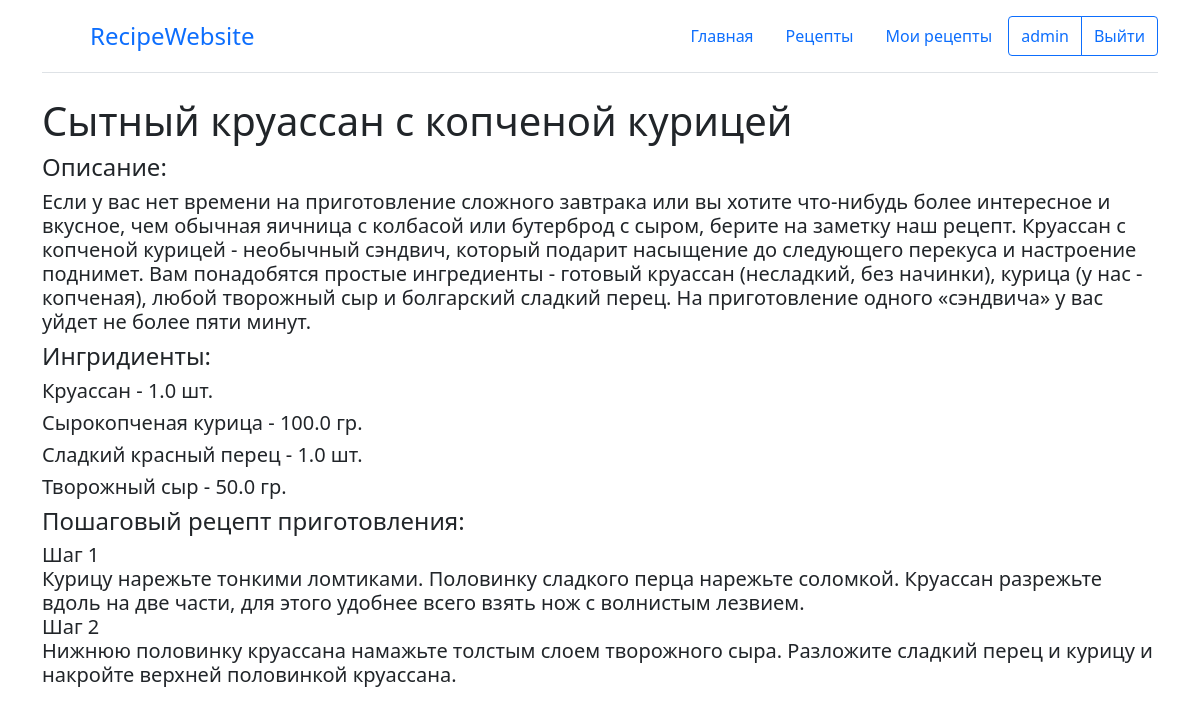
/recipe/2 (signed in), run on the app's committed database.
### User/models.py (models this page shows)
class User(AbstractUser):
    phone_number = models.CharField(max_length=10, blank=True, null=True)

### Recipe/models.py (models this page shows, shortened)
class Recipe(models.Model):
    name = models.CharField(max_length=100)
    user = models.ForeignKey(user, on_delete=models.CASCADE)
    description = models.TextField()
    ingredients = models.ManyToManyField(Product, through="Ingredient")
    steps = models.TextField()

class Ingredient(models.Model):
    product = models.ForeignKey(Product, on_delete=models.CASCADE)
    recipe = models.ForeignKey(Recipe, on_delete=models.CASCADE)
    quantity = models.FloatField()
    unit = models.CharField(max_length=50)
    class Meta:
        unique_together = ("product", "recipe")
    def __str__(self):
        return f'{self.product} - {self.quantity} {self.unit}'

class Product(models.Model):
    name = models.CharField(max_length=100)
    category = models.CharField(max_length=100)
    def __str__(self):
        return self.name

### Recipe/views.py (the view)
# urls.py: path('recipe/<int:recipe_id>', views.recipe, name="recipe"),
def recipe(request, recipe_id):
    recipe = get_object_or_404(Recipe, pk=recipe_id)
    ingredients = Ingredient.objects.all().filter(recipe_id=recipe_id)
    context = {
        "title": recipe.name,
        "description": recipe.description,
        "ingredients": ingredients,
        "steps": recipe.steps
    }
    return render(request, "Recipe/recipe.html", context=context)

### templates/Recipe/recipe.html
{% extends "base.html" %}
{% load bootstrap5 %}
{% load static %}
{% block content %}
    <div class="container">
        <h1>{{ title }}</h1>
        <h4>Описание:</h4>
        <h5>{{ description }}</h5>
        <h4>Ингридиенты:</h4>
        {% for ingredient in ingredients %}
        <h5>{{ ingredient }}</h5>
        {% endfor %}
        <h4>Пошаговый рецепт приготовления:</h4>
        <h5>{{ steps|linebreaks }}</h5>
    </div>
{% endblock %}

### templates/includes/header.html (shortened to what this page needs)
{% load bootstrap5 %}
{% load static %}
<div class="container">
    <header class="d-flex flex-wrap justify-content-center py-3 mb-4 border-bottom">
      <a href={% url "index" %} class="d-flex align-items-center mb-3 mb-md-0 me-md-auto link-body-emphasis text-decoration-none">
        <svg class="bi me-2" width="40" height="32"><use xlink:href="#bootstrap"/></svg>
        <span class="fs-4">RecipeWebsite</span>
      </a>
      <ul class="nav nav-pills">
        <li class="nav-item"><a href= {% url "index" %} class="nav-link">Главная</a></li>
        <li class="nav-item"><a href={% url "all_recipes" %} class="nav-link">Рецепты</a></li>
        {% if user.is_authenticated %}
        <li class="nav-item"><a href={% url "my_recipe" %} class="nav-link">Мои рецепты</a></li>
        <div class="btn-group" role="group" aria-label="Basic outlined example">
            <button type="button" class="btn btn-outline-primary">
                <a class="text-decoration-none text-reset" href={% url "profile" %}>{{ user.username }}</a>
            </button>
            <button type="button" class="btn btn-outline-primary">
                <a class="text-decoration-none text-reset" href={% url "logout" %}>Выйти</a>
            </button>
        </div>
        {% endif %}
    </ul>
</header>
</div>

### data on the page
User: username "admin"
Recipe: name "Сытный круассан с копченой курицей", description "Если у вас нет времени на приготовление сложного завтрака или вы хотите что-нибудь более интересное и вкусное, чем обычная яичница с колбасой или бутерброд с сыром, берите на заметку наш рецепт. Круассан с копченой курицей - необычный сэндвич, который подарит насыщение до следующего перекуса и настроение поднимет. Вам понадобятся простые ингредиенты - готовый круассан (несладкий, без начинки), курица (у нас - копченая), любой творожный сыр и болгарский сладкий перец. На приготовление одного «сэндвича» у вас уйдет не более пяти минут.", steps "Шаг 1 Курицу нарежьте тонкими ломтиками. Половинку сладкого перца нарежьте соломкой. Круассан разрежьте вдоль на две части, для этого удобнее всего взять нож с волнистым лезвием. Шаг 2 Нижнюю половинку круассана намажьте толстым слоем творожного сыра. Разложите сладкий перец и курицу и накройте верхней половинкой круассана."
Ingredient: product+quantity+unit "Круассан - 1.0 шт."
Ingredient: product+quantity+unit "Сырокопченая курица - 100.0 гр."
Ingredient: product+quantity+unit "Сладкий красный перец - 1.0 шт."
Ingredient: product+quantity+unit "Творожный сыр - 50.0 гр."
